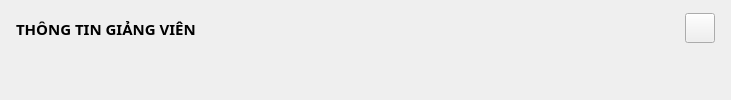
         <widget class="QWidget" name="teachers_popup">
          <layout class="QVBoxLayout" name="verticalLayout_10">
           <item>
            <widget class="QWidget" name="head_admins_2" native="true">
             <property name="maximumSize">
              <size>
               <width>16777215</width>
               <height>35</height>
              </size>
             </property>
             <property name="styleSheet">
              <string notr="true"/>
             </property>
             <layout class="QHBoxLayout" name="horizontalLayout_4">
              <property name="spacing">
               <number>5</number>
              </property>
              <property name="leftMargin">
               <number>5</number>
              </property>
              <property name="topMargin">
               <number>0</number>
              </property>
              <property name="rightMargin">
               <number>5</number>
              </property>
              <property name="bottomMargin">
               <number>0</number>
              </property>
              <item>
               <widget class="QLabel" name="admin_label_2">
                <property name="font">
                 <font>
                  <family>Cascadia Code</family>
                  <pointsize>11</pointsize>
                  <weight>75</weight>
                  <bold>true</bold>
                 </font>
                </property>
                <property name="text">
                 <string>THÔNG TIN GIẢNG VIÊN</string>
                </property>
               </widget>
              </item>
              <item>
               <spacer name="horizontalSpacer_3">
                <property name="orientation">
                 <enum>Qt::Horizontal</enum>
                </property>
                <property name="sizeHint" stdset="0">
                 <size>
                  <width>484</width>
                  <height>20</height>
                 </size>
                </property>
               </spacer>
              </item>
              <item>
               <widget class="QPushButton" name="pushButton_2">
                <property name="maximumSize">
                 <size>
                  <width>30</width>
                  <height>30</height>
                 </size>
                </property>
                <property name="text">
                 <string/>
                </property>
                <property name="icon">
                 <iconset resource="resources/resources.qrc">
                  <normaloff>:/icon-EC8482/EC8482/x-octagon.svg</normaloff>:/icon-EC8482/EC8482/x-octagon.svg</iconset>
                </property>
                <property name="iconSize">
                 <size>
                  <width>30</width>
                  <height>30</height>
                 </size>
                </property>
               </widget>
              </item>
             </layout>
            </widget>
           </item>
           <item>
            <widget class="QWidget" name="body_teachers" native="true">
             <property name="styleSheet">
              <string notr="true"/>
             </property>
             <widget class="QLineEdit" name="teachers_id_text">
              <property name="enabled">
               <bool>false</bool>
              </property>
              <property name="geometry">
               <rect>
                <x>20</x>
                <y>100</y>
                <width>351</width>
                <height>31</height>
               </rect>
              </property>
              <property name="font">
               <font>
                <family>Cascadia Code</family>
                <pointsize>11</pointsize>
                <weight>50</weight>
                <bold>false</bold>
               </font>
              </property>
              <property name="styleSheet">
               <string notr="true">background-color: rgb(255, 255, 255);</string>
              </property>
             </widget>
             <widget class="QLineEdit" name="admin_username_text_2">
              <property name="geometry">
               <rect>
                <x>20</x>
                <y>200</y>
                <width>351</width>
                <height>31</height>
               </rect>
              </property>
              <property name="font">
               <font>
                <family>Cascadia Code</family>
                <pointsize>11</pointsize>
                <weight>50</weight>
                <bold>false</bold>
               </font>
              </property>
              <property name="styleSheet">
               <string notr="true">background-color: rgb(255, 255, 255);</string>
              </property>
             </widget>
             <widget class="QLineEdit" name="teachers_password_text">
              <property name="geometry">
               <rect>
                <x>20</x>
                <y>300</y>
                <width>351</width>
                <height>31</height>
               </rect>
              </property>
              <property name="font">
               <font>
                <family>Cascadia Code</family>
                <pointsize>11</pointsize>
                <weight>50</weight>
                <bold>false</bold>
               </font>
              </property>
              <property name="styleSheet">
               <string notr="true">background-color: rgb(255, 255, 255);</string>
              </property>
             </widget>
             <widget class="QLabel" name="teachers_id_label">
              <property name="geometry">
               <rect>
                <x>30</x>
                <y>60</y>
                <width>201</width>
                <height>31</height>
               </rect>
              </property>
              <property name="font">
               <font>
                <family>Cascadia Code</family>
                <pointsize>11</pointsize>
                <weight>75</weight>
                <bold>true</bold>
               </font>
              </property>
              <property name="text">
               <string>Mã giảng viên</string>
              </property>
             </widget>
             <widget class="QLabel" name="admin_username_label_2">
              <property name="geometry">
               <rect>
                <x>30</x>
                <y>160</y>
                <width>201</width>
                <height>31</height>
               </rect>
              </property>
              <property name="font">
               <font>
                <family>Cascadia Code</family>
                <pointsize>11</pointsize>
                <weight>75</weight>
                <bold>true</bold>
               </font>
              </property>
              <property name="text">
               <string>Tên giảng viên</string>
              </property>
             </widget>
             <widget class="QLabel" name="teachers_password_label">
              <property name="geometry">
               <rect>
                <x>30</x>
                <y>260</y>
                <width>201</width>
                <height>31</height>
               </rect>
              </property>
              <property name="font">
               <font>
                <family>Cascadia Code</family>
                <pointsize>11</pointsize>
                <weight>75</weight>
                <bold>true</bold>
               </font>
              </property>
              <property name="text">
               <string>Địa chỉ</string>
              </property>
             </widget>
             <widget class="QPushButton" name="admin_save_btn_2">
              <property name="geometry">
               <rect>
                <x>520</x>
                <y>390</y>
                <width>93</width>
                <height>28</height>
               </rect>
              </property>
              <property name="font">
               <font>
                <family>Cascadia Code</family>
                <pointsize>11</pointsize>
               </font>
              </property>
              <property name="styleSheet">
               <string notr="true">background-color: rgb(255, 255, 255);</string>
              </property>
              <property name="text">
               <string>Lưu</string>
              </property>
             </widget>
             <widget class="QPushButton" name="admin_refesh_btn_2">
              <property name="geometry">
               <rect>
                <x>650</x>
                <y>390</y>
                <width>93</width>
                <height>28</height>
               </rect>
              </property>
              <property name="font">
               <font>
                <family>Cascadia Code</family>
                <pointsize>11</pointsize>
               </font>
              </property>
              <property name="styleSheet">
               <string notr="true">background-color: rgb(255, 255, 255);</string>
              </property>
              <property name="text">
               <string>Làm mới</string>
              </property>
             </widget>
             <widget class="QLabel" name="teachers_password_label_2">
              <property name="geometry">
               <rect>
                <x>410</x>
                <y>60</y>
                <width>201</width>
                <height>31</height>
               </rect>
              </property>
              <property name="font">
               <font>
                <family>Cascadia Code</family>
                <pointsize>11</pointsize>
                <weight>75</weight>
                <bold>true</bold>
               </font>
              </property>
              <property name="text">
               <string>Mật khẩu</string>
              </property>
             </widget>
             <widget class="QLineEdit" name="admin_password_text_3">
              <property name="geometry">
               <rect>
                <x>400</x>
                <y>100</y>
                <width>351</width>
                <height>31</height>
               </rect>
              </property>
              <property name="font">
               <font>
                <family>Cascadia Code</family>
                <pointsize>11</pointsize>
                <weight>50</weight>
                <bold>false</bold>
               </font>
              </property>
              <property name="styleSheet">
               <string notr="true">background-color: rgb(255, 255, 255);</string>
              </property>
             </widget>
             <widget class="QLabel" name="teachers_password_label_3">
              <property name="geometry">
               <rect>
                <x>410</x>
                <y>160</y>
                <width>201</width>
                <height>31</height>
               </rect>
              </property>
              <property name="font">
               <font>
                <family>Cascadia Code</family>
                <pointsize>11</pointsize>
                <weight>75</weight>
                <bold>true</bold>
               </font>
              </property>
              <property name="text">
               <string>Số điện thoại</string>
              </property>
             </widget>
             <widget class="QLineEdit" name="admin_password_text_4">
              <property name="geometry">
               <rect>
                <x>400</x>
                <y>200</y>
                <width>351</width>
                <height>31</height>
               </rect>
              </property>
              <property name="font">
               <font>
                <family>Cascadia Code</family>
                <pointsize>11</pointsize>
                <weight>50</weight>
                <bold>false</bold>
               </font>
              </property>
              <property name="styleSheet">
               <string notr="true">background-color: rgb(255, 255, 255);</string>
              </property>
              <property name="text">
               <string/>
              </property>
             </widget>
            </widget>
           </item>
          </layout>
         </widget>
